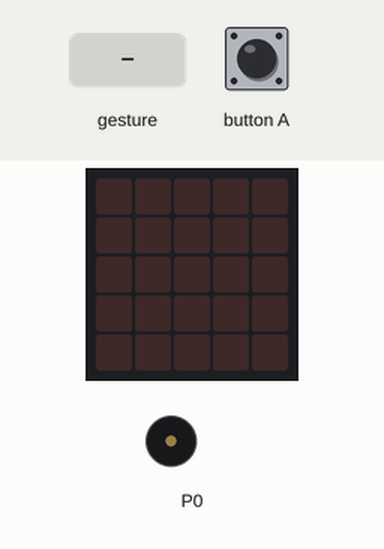
A program run on a simulated BBC micro:bit (MakeCode). Parts: the board's 5×5 LED display, buzzer (waves = sounding). The inputs (shaded band) are chosen by the test bench. A tilt is held for 1.5 s and a shake lasts 1 s, then the board lies face up again.

Above: at 1.2 s.
1.3 s: gesture 'shake'
At 1.9 s:
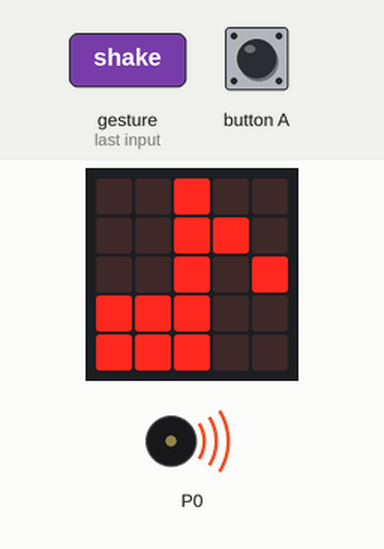
At 3.2 s:
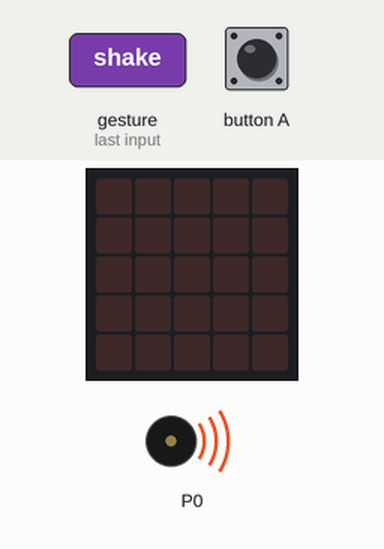
3.6 s: button A pressed for 0.15 s
At 3.96 s:
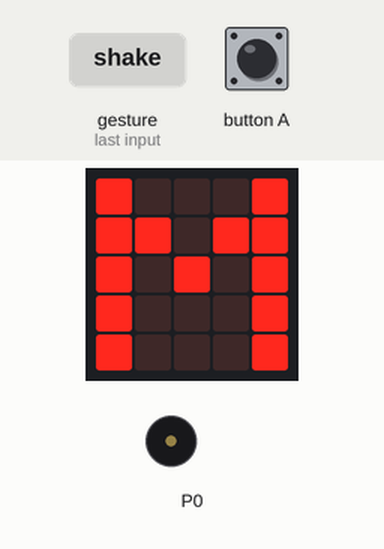
Timing chart, 0 to 6.6 s (numbered marks = the images above; inputs shaded):
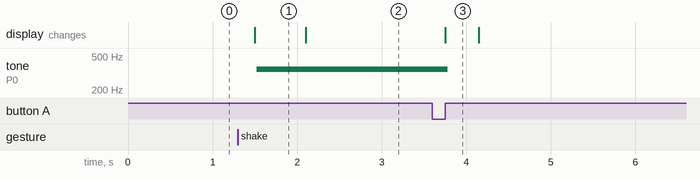

The program:

main.ts
```typescript
input.onButtonPressed(Button.A, function () {
    geluidsterkte = 0
    basic.showLeds(`
        # . . . #
        # # . # #
        # . # . #
        # . . . #
        # . . . #
        `)
    basic.clearScreen()
})
input.onGesture(Gesture.Shake, function () {
    geluidsterkte += 30
    basic.showIcon(IconNames.EighthNote)
    basic.clearScreen()
})
let geluidsterkte = 0
geluidsterkte = 0
music.setVolume(geluidsterkte)
basic.forever(function () {
    music.ringTone(349)
    music.setVolume(geluidsterkte)
})
```

test.ts
```typescript
// tests gaan hier; deze zal niet worden gecompileerd wanneer dit pakket wordt gebruikt als extensie.
```

Measured:
- after the input at 1.3 s, tone on P0: silent → 349 Hz after 0.22 s; the display: changes after 0.20 s (image 1)
- after the input at 3.6 s, tone on P0: 349 Hz → silent after 0.18 s; the display: changes after 0.15 s (image 3)
- what the display in image 1 shows lasts 0.6 s, from 1.5 s to 2.1 s
- what the display in image 3 shows lasts 0.4 s, from 3.8 s to 4.2 s
